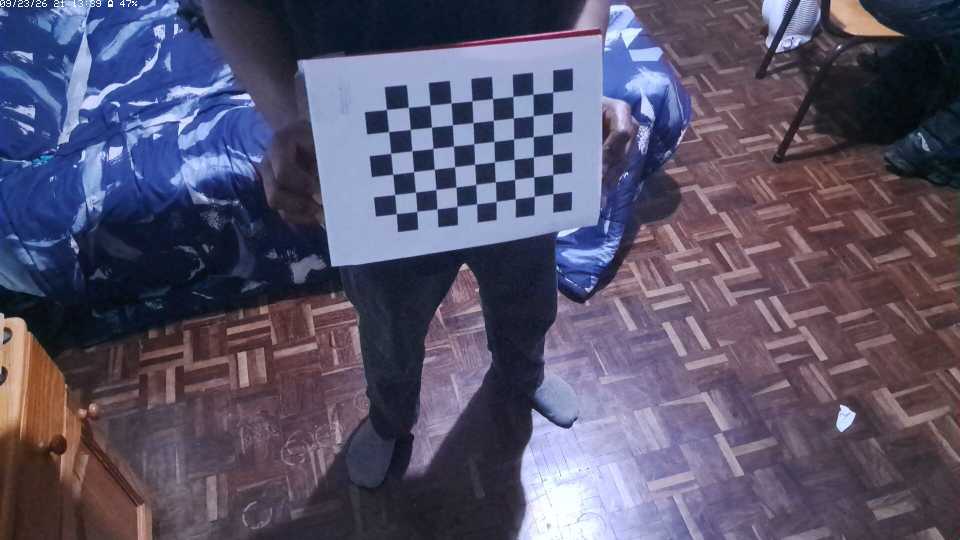
#> input picture 01_camera_calibration/images/calibration_000.png, 1920 x 1080 px, given in place of the camera (shown at 1/2 size)
$ python detect_rover_markers.py   (older library calls are emulated)
#> lines starting #> are read from the running program, lines starting #| are printed output that depends on the picture
from __future__ import annotations

import cv2
import json
import time
from pathlib import Path

import numpy as np


# ============================================================
# PATHS
# ============================================================

SCRIPT_DIR = Path(__file__).resolve().parent
CV_ROOT = SCRIPT_DIR.parent
CALIBRATION_DIR = CV_ROOT / "calibration"
CAPTURE_DIR = SCRIPT_DIR / "captures"

CAMERA_CALIBRATION_FILE = CALIBRATION_DIR / "camera_calibration.json"
ARENA_CALIBRATION_FILE = CALIBRATION_DIR / "arena_calibration.json"
COLOUR_CALIBRATION_FILE = CALIBRATION_DIR / "colour_calibration.json"

CAPTURE_DIR.mkdir(parents=True, exist_ok=True)


# ============================================================
# USER SETTINGS
# ============================================================

CAMERA_URL = "http://196.47.212.136:8080/video"

# ------------------------------------------------------------
# Component-level filtering
# ------------------------------------------------------------
# Small green noise below this is ignored.
MIN_COMPONENT_AREA_MM2 = 50.0

# Components above this are considered "not marker groups".
# This cleanly removes the large green obstacle card.
MAX_COMPONENT_AREA_MM2 = 20_000.0

# ------------------------------------------------------------
# Marker-peak detection inside a component
# ------------------------------------------------------------
# We now detect MARKER CENTRES, not one-marker-per-contour.
# This allows a merged 3-marker rear blob to split into 3 peaks.

DIST_PEAK_THRESHOLD_REL = 0.38
DIST_PEAK_THRESHOLD_ABS_PX = 2.0

LOCAL_MAX_KERNEL_SIZE = 9
PEAK_CENTROID_MERGE_DISTANCE_PX = 8.0

# Final candidate size checks
MIN_MARKER_DIAMETER_MM = 8.0
MAX_MARKER_DIAMETER_MM = 120.0

# ------------------------------------------------------------
# Mask cleanup
# ------------------------------------------------------------
MARKER_CLOSE_KERNEL_SIZE = 3

# ------------------------------------------------------------
# Runtime
# ------------------------------------------------------------
PRINT_EVERY_N_FRAMES = 20
RECONNECT_DELAY_S = 1.0
SHOW_REJECTED_BY_DEFAULT = True


# ============================================================
# LOAD CALIBRATION
# ============================================================

def load_json(path: Path) -> dict:
    if not path.exists():
        raise FileNotFoundError(f"Missing required file: {path}")

    with path.open("r", encoding="utf-8") as file:
#> (reads 01_camera_calibration/camera_calibration.json from the repository)
        return json.load(file)


camera_data = load_json(CAMERA_CALIBRATION_FILE)
arena_data = load_json(ARENA_CALIBRATION_FILE)
#> (reads 02_arena_homography/arena_calibration.json from the repository)
colour_data = load_json(COLOUR_CALIBRATION_FILE)
#> (reads 03_colour_calibration/colour_calibration.json from the repository)
#> in main, frame is the input picture: shape (1080, 1920, 3); mean B, G, R 106.6, 83, 87.9


# ============================================================
# CAMERA CALIBRATION
# ============================================================

camera_matrix = np.array(
    camera_data["camera_matrix"],
    dtype=np.float64
)

dist_coeffs = np.array(
    camera_data["distortion_coefficients"],
    dtype=np.float64
)

camera_width = int(camera_data["image_width"])
camera_height = int(camera_data["image_height"])


# ============================================================
# ARENA CALIBRATION
# ============================================================

H_birdseye = np.array(
    arena_data["homography_image_to_birdseye"],
    dtype=np.float64
)

birdseye_width = int(arena_data["birdseye_width"])
birdseye_height = int(arena_data["birdseye_height"])

arena_width_mm = float(arena_data["arena_width_mm"])
arena_height_mm = float(arena_data["arena_height_mm"])


# ============================================================
# COLOUR CALIBRATION
# ============================================================

green_calibration = colour_data["colours"]["green"]


# ============================================================
# PRECOMPUTE UNDISTORTION
# ============================================================

map1, map2 = cv2.initUndistortRectifyMap(
    camera_matrix,
    dist_coeffs,
    None,
    camera_matrix,
    (camera_width, camera_height),
    cv2.CV_32FC1
)


# ============================================================
# WORLD SCALE
# ============================================================

MM_PER_PX_X = arena_width_mm / max(1, birdseye_width - 1)
MM_PER_PX_Y = arena_height_mm / max(1, birdseye_height - 1)
MM_PER_PX_MEAN = 0.5 * (MM_PER_PX_X + MM_PER_PX_Y)


# [11 lines left out: function birdseye_to_world, not called in this run]


# ============================================================
# CAMERA CONNECTION
# ============================================================

def open_camera() -> cv2.VideoCapture:
    cap = cv2.VideoCapture()

    try:
        cap.set(cv2.CAP_PROP_OPEN_TIMEOUT_MSEC, 5000)
        cap.set(cv2.CAP_PROP_READ_TIMEOUT_MSEC, 3000)
    except Exception:
        pass

    cap.open(CAMERA_URL)

    if not cap.isOpened():
        raise RuntimeError(
            f"Could not open camera stream: {CAMERA_URL}"
        )

    return cap


# [18 lines left out: function reconnect_camera, not called in this run]


# ============================================================
# PREPROCESSING
# ============================================================

def preprocess_frame(frame: np.ndarray) -> np.ndarray:
    h, w = frame.shape[:2]
#> h = 1080; w = 1920

    if (w, h) != (camera_width, camera_height):
        raise RuntimeError(
            f"Camera returned {w}x{h}, but calibration expects "
            f"{camera_width}x{camera_height}."
        )

    undistorted = cv2.remap(
        frame,
        map1,
        map2,
        interpolation=cv2.INTER_LINEAR
    )
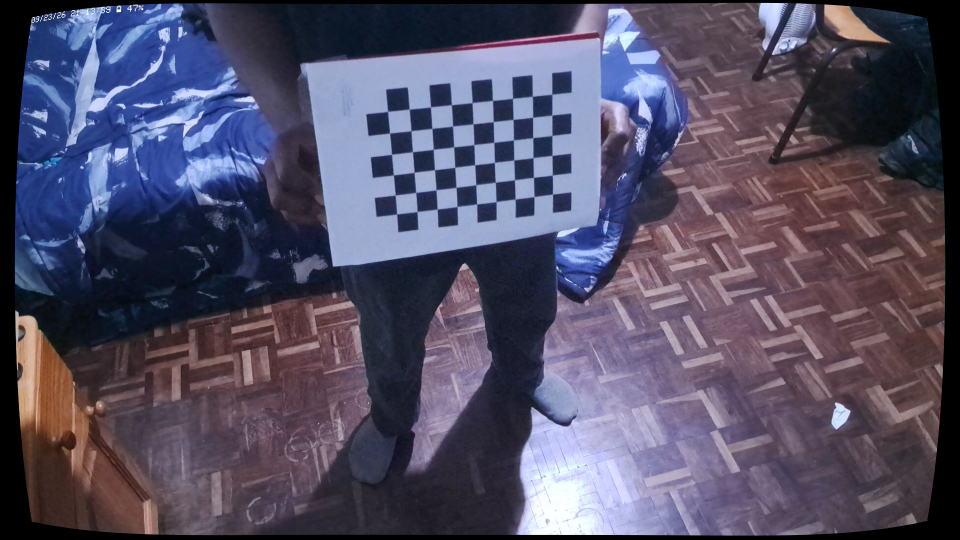
#> undistorted: shape (1080, 1920, 3) (shown at 1/2 size); mean B, G, R 100.7, 78.4, 82.9

    birdseye = cv2.warpPerspective(
        undistorted,
        H_birdseye,
        (birdseye_width, birdseye_height)
    )
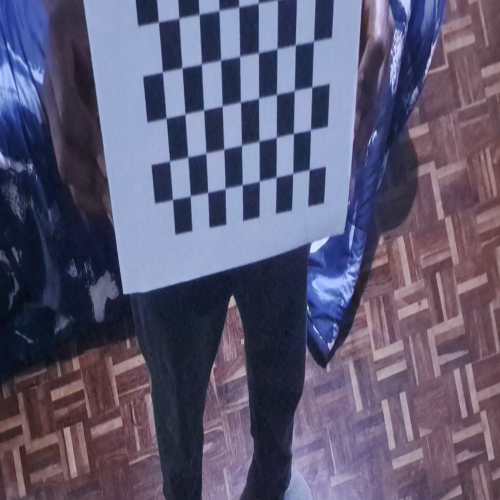
#> birdseye: shape (1000, 1000, 3) (shown at 1/2 size); mean B, G, R 115, 89.1, 93.4

    return birdseye


# ============================================================
# GREEN MASK
# ============================================================

def create_green_mask(
    hsv_image: np.ndarray
) -> np.ndarray:

    mask = np.zeros(
        hsv_image.shape[:2],
        dtype=np.uint8
    )

    for hue_low, hue_high in green_calibration["hue_ranges"]:

        lower = np.array(
            [
                hue_low,
                green_calibration["sat_min"],
                green_calibration["val_min"]
            ],
            dtype=np.uint8
        )

        upper = np.array(
            [
                hue_high,
                green_calibration["sat_max"],
                green_calibration["val_max"]
            ],
            dtype=np.uint8
        )

        partial = cv2.inRange(
            hsv_image,
            lower,
            upper
        )

        mask = cv2.bitwise_or(mask, partial)

    return mask


def build_marker_mask(
    raw_green_mask: np.ndarray
) -> np.ndarray:
    """
    Marker-friendly cleanup.

    We avoid strong opening because the front markers may be
    weak, and the rear 3 markers may merge. We want to keep
    marker mass and later split touching markers by distance
    transform.
    """

    mask = cv2.medianBlur(raw_green_mask, 3)

    kernel = cv2.getStructuringElement(
        cv2.MORPH_ELLIPSE,
        (MARKER_CLOSE_KERNEL_SIZE, MARKER_CLOSE_KERNEL_SIZE)
    )

    mask = cv2.morphologyEx(
        mask,
        cv2.MORPH_CLOSE,
        kernel,
        iterations=1
    )

    return mask


# ============================================================
# GEOMETRY HELPERS
# ============================================================

def contour_area_mm2(contour: np.ndarray) -> float:
    area_px2 = float(cv2.contourArea(contour))
    return area_px2 * MM_PER_PX_X * MM_PER_PX_Y


# [128 lines left out: functions merge_close_points, split_component_into_peaks, not called in this run]


# ============================================================
# MARKER DETECTION
# ============================================================

def detect_marker_candidates(
    birdseye: np.ndarray
) -> tuple[
    list[dict],
    list[dict],
    np.ndarray,
    np.ndarray
]:

    hsv = cv2.cvtColor(
        birdseye,
        cv2.COLOR_BGR2HSV
    )
#> hsv: shape (1000, 1000, 3); mean H, S, V 131.3, 88.8, 120.2

    raw_green_mask = create_green_mask(hsv)
    marker_mask = build_marker_mask(raw_green_mask)

    contours, _ = cv2.findContours(
        marker_mask,
        cv2.RETR_EXTERNAL,
        cv2.CHAIN_APPROX_SIMPLE
    )
#> contours = []

    accepted: list[dict] = []
    rejected: list[dict] = []

    for contour in contours:
        if len(contour) < 3:
            continue

        area_mm2 = contour_area_mm2(contour)

        if area_mm2 < MIN_COMPONENT_AREA_MM2:
            continue

        x, y, w, h = cv2.boundingRect(contour)

        component_info = {
            "component_area_mm2": float(area_mm2),
            "bounding_rect_px": (
                int(x), int(y), int(w), int(h)
            ),
        }

        # Remove the large green block and any unexpectedly huge group.
        if area_mm2 > MAX_COMPONENT_AREA_MM2:
            rejected.append(
                {
                    "type": "rejected_component",
                    "reason": "component_too_large",
                    **component_info,
                }
            )
            continue

        component_mask = np.zeros(
            marker_mask.shape,
            dtype=np.uint8
        )

        cv2.drawContours(
            component_mask,
            [contour],
            -1,
            255,
            thickness=-1
        )

        peaks = split_component_into_peaks(
            component_mask
        )

        if not peaks:
            rejected.append(
                {
                    "type": "rejected_component",
                    "reason": "no_distance_peaks",
                    **component_info,
                }
            )
            continue

        for peak_index, (cx, cy, radius_px) in enumerate(peaks, start=1):
            diameter_mm = (
                2.0 * radius_px * MM_PER_PX_MEAN
            )

            centre_mm = birdseye_to_world(
                cx, cy
            )

            accepted_flag = (
                MIN_MARKER_DIAMETER_MM
                <= diameter_mm
                <= MAX_MARKER_DIAMETER_MM
            )

            peak_info = {
                "type": "green_marker_candidate",
                "component_area_mm2": float(area_mm2),
                "component_peak_count": len(peaks),
                "component_peak_index": peak_index,

                "centre_px": (
                    float(cx), float(cy)
                ),
                "centre_mm": (
                    float(centre_mm[0]),
                    float(centre_mm[1])
                ),
                "radius_px": float(radius_px),
                "diameter_mm": float(diameter_mm),
                "bounding_rect_px": (
                    int(x), int(y), int(w), int(h)
                ),
            }

            if accepted_flag:
                accepted.append(peak_info)
            else:
                rejected.append(
                    {
                        "type": "rejected_peak",
                        "reason": "diameter",
                        **peak_info,
                    }
                )
#> this loop made 0 passes
#> after the loop, accepted = []; rejected = []

    # Stable ordering for consistent numbering:
    # top-to-bottom, then left-to-right.
    accepted.sort(
        key=lambda item: (
            item["centre_px"][1],
            item["centre_px"][0]
        )
    )

    rejected.sort(
        key=lambda item: (
            item["bounding_rect_px"][1],
            item["bounding_rect_px"][0]
        )
    )

    return accepted, rejected, raw_green_mask, marker_mask


# ============================================================
# VISUALISATION
# ============================================================

# [105 lines left out: functions draw_candidate, draw_rejected, not called in this run]


def build_mask_view(
    raw_green_mask: np.ndarray,
    marker_mask: np.ndarray
) -> np.ndarray:

    raw_panel = cv2.cvtColor(
        raw_green_mask,
        cv2.COLOR_GRAY2BGR
    )

    marker_panel = cv2.cvtColor(
        marker_mask,
        cv2.COLOR_GRAY2BGR
    )

    cv2.putText(
        raw_panel,
        "RAW GREEN MASK",
        (15, 30),
        cv2.FONT_HERSHEY_SIMPLEX,
        0.7,
        (0, 255, 0),
        2
    )

    cv2.putText(
        marker_panel,
        "MARKER MASK",
        (15, 30),
        cv2.FONT_HERSHEY_SIMPLEX,
        0.7,
        (0, 255, 0),
        2
    )

    combined = np.hstack(
        (raw_panel, marker_panel)
    )

    return cv2.resize(
        combined,
        (birdseye_width, birdseye_height),
        interpolation=cv2.INTER_NEAREST
    )


# ============================================================
# JSON OUTPUT
# ============================================================

def build_detection_document(
    accepted: list[dict],
    rejected: list[dict]
) -> dict:

    accepted_output = []

    for index, marker in enumerate(accepted, start=1):
        accepted_output.append(
            {
                "id": f"green_marker_candidate_{index:02d}",
                "centre_mm": {
                    "x": round(marker["centre_mm"][0], 2),
                    "y": round(marker["centre_mm"][1], 2),
                },
                "diameter_mm": round(marker["diameter_mm"], 2),
                "radius_px": round(marker["radius_px"], 2),
                "component_peak_count": marker["component_peak_count"],
                "component_peak_index": marker["component_peak_index"],
            }
        )

    rejected_output = []

    for item in rejected:
        output = {
            "reason": item.get("reason", "reject"),
            "bounding_rect_px": list(item["bounding_rect_px"]),
        }

        if "centre_mm" in item:
            output["centre_mm"] = {
                "x": round(item["centre_mm"][0], 2),
                "y": round(item["centre_mm"][1], 2),
            }

        if "diameter_mm" in item:
            output["diameter_mm"] = round(item["diameter_mm"], 2)

        if "component_area_mm2" in item:
            output["component_area_mm2"] = round(item["component_area_mm2"], 2)

        rejected_output.append(output)

    return {
        "accepted_marker_candidates": accepted_output,
        "rejected_green_components": rejected_output,
    }


# ============================================================
# SAVE SNAPSHOT
# ============================================================

# [59 lines left out: functions save_snapshot, print_report, not called in this run]


# ============================================================
# MAIN
# ============================================================

def main() -> None:
    print()
    print("AI LEARNER - STEP 5 ROVER MARKER DETECTION (V2)")
    print("===============================================")
    print()
    print(f"Arena: {arena_width_mm:.0f} x {arena_height_mm:.0f} mm")
    print(f"Bird's-eye: {birdseye_width} x {birdseye_height} px")
    print()
    print("This version splits touching marker blobs using a distance transform.")
    print("Controls:")
    print("  Q : quit")
    print("  S : save annotated frame + masks + JSON")
    print("  D : toggle rejected diagnostics")
    print("  M : toggle mask window")
    print()

    cap = open_camera()

    show_rejected = SHOW_REJECTED_BY_DEFAULT
    show_masks = True
    frame_counter = 0

    last_annotated = None
    last_raw_mask = None
    last_marker_mask = None
    last_document = None

    while True:
        ret, frame = cap.read()

        if not ret or frame is None:
            cap = reconnect_camera(cap)
            continue

        birdseye = preprocess_frame(frame)

        accepted, rejected, raw_green_mask, marker_mask = detect_marker_candidates(
            birdseye
        )
#> accepted = []; rejected = []

        annotated = birdseye.copy()

        for index, marker in enumerate(accepted, start=1):
            draw_candidate(annotated, marker, index)

        if show_rejected:
            for item in rejected:
                draw_rejected(annotated, item)

        status = (
            f"Marker candidates: {len(accepted)}   "
            f"Rejected green components: {len(rejected)}"
        )

        cv2.rectangle(
            annotated,
            (0, 0),
            (birdseye_width, 45),
            (20, 20, 20),
            -1
        )

        status_colour = (
            (0, 255, 0) if len(accepted) == 5 else (0, 220, 255)
        )
#> status_colour = (0, 220, 255)

        cv2.putText(
            annotated,
            status,
            (15, 30),
            cv2.FONT_HERSHEY_SIMPLEX,
            0.63,
            status_colour,
            2
        )
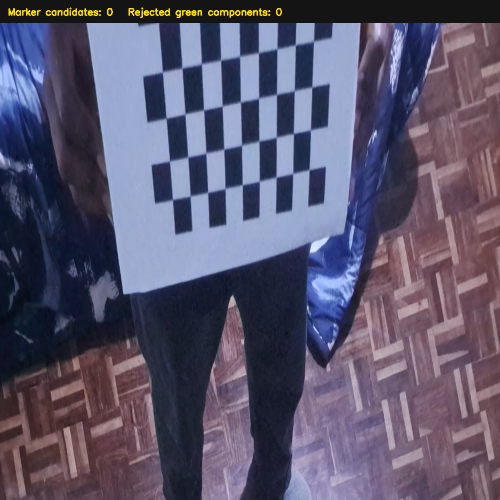
#> annotated: shape (1000, 1000, 3) (shown at 1/2 size); mean B, G, R 109.2, 85.8, 90.5

        document = build_detection_document(accepted, rejected)
#> after the loop in build_detection_document, `for index, marker in enumerate(accepted, start=1):`: accepted_output = []
#> document = {'accepted_marker_candidates': [], 'rejected_green_components': []}

        last_annotated = annotated
        last_raw_mask = raw_green_mask
        last_marker_mask = marker_mask
        last_document = document
#> last_document has the same summary as document

        cv2.imshow("Rover Marker Detection", annotated)

        if show_masks:
            cv2.imshow(
                "Green Marker Masks",
                build_mask_view(raw_green_mask, marker_mask)
            )
#> in build_mask_view, `raw_panel = cv2.cvtColor( raw_green_mask, cv2.COLOR_GRAY2BGR )`: raw_panel: shape (1000, 1000, 3); every value is 0
#> in build_mask_view, `cv2.putText( raw_panel, "RAW GREEN MASK", (15, 30), cv2.FONT_HERSHEY_S..`:
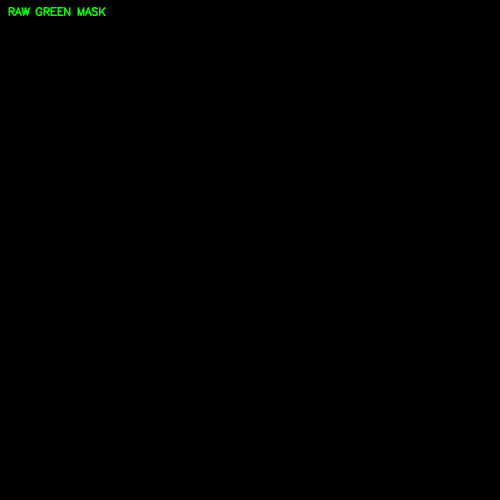
#> raw_panel: shape (1000, 1000, 3) (shown at 1/2 size); mean B, G, R 0, 0.4, 0
#> in build_mask_view, `cv2.putText( marker_panel, "MARKER MASK", (15, 30), cv2.FONT_HERSHEY_S..`:
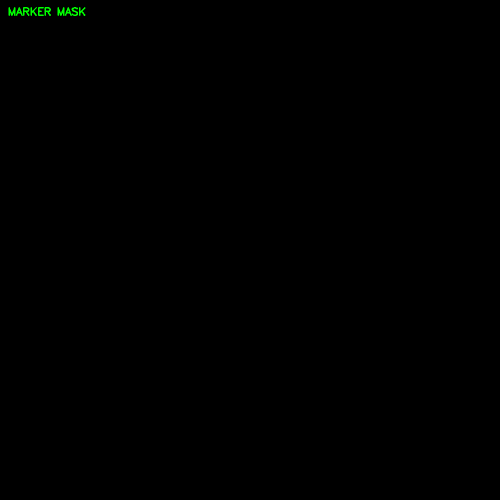
#> marker_panel: shape (1000, 1000, 3) (shown at 1/2 size); mean B, G, R 0, 0.3, 0
#> in build_mask_view, `combined = np.hstack( (raw_panel, marker_panel) )`:
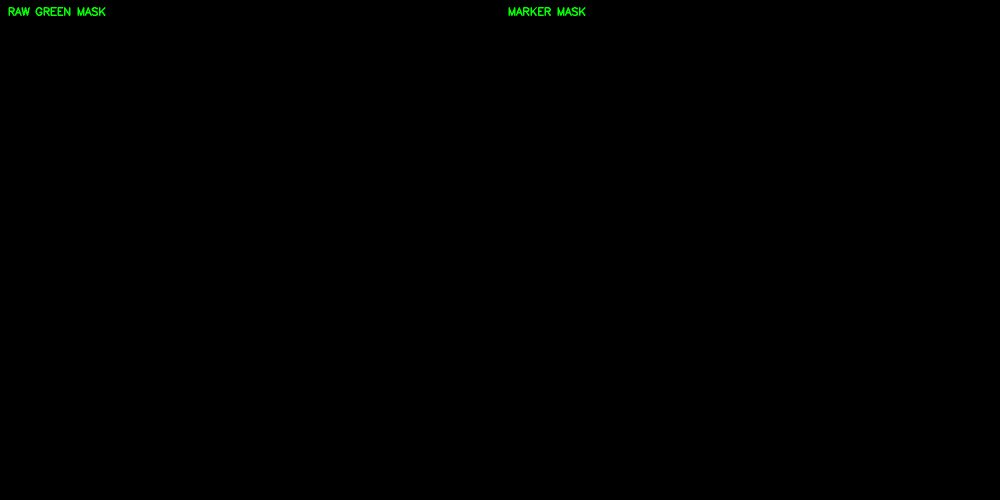
#> combined: shape (1000, 2000, 3) (shown at 1/2 size); mean B, G, R 0, 0.4, 0

        frame_counter += 1

        if frame_counter % PRINT_EVERY_N_FRAMES == 0:
            print_report(accepted, rejected)

        key = cv2.waitKey(1) & 0xFF
#> (key q is pressed here)

        if key in (ord("q"), ord("Q")):
            break

        elif key in (ord("d"), ord("D")):
            show_rejected = not show_rejected

        elif key in (ord("m"), ord("M")):
            show_masks = not show_masks

            if not show_masks:
                try:
                    cv2.destroyWindow("Green Marker Masks")
                except cv2.error:
                    pass

        elif key in (ord("s"), ord("S")):
            if (
                last_annotated is not None
                and last_raw_mask is not None
                and last_marker_mask is not None
                and last_document is not None
            ):
                save_snapshot(
                    last_annotated,
                    last_raw_mask,
                    last_marker_mask,
                    last_document
                )

    cap.release()
    cv2.destroyAllWindows()


if __name__ == "__main__":
    main()
